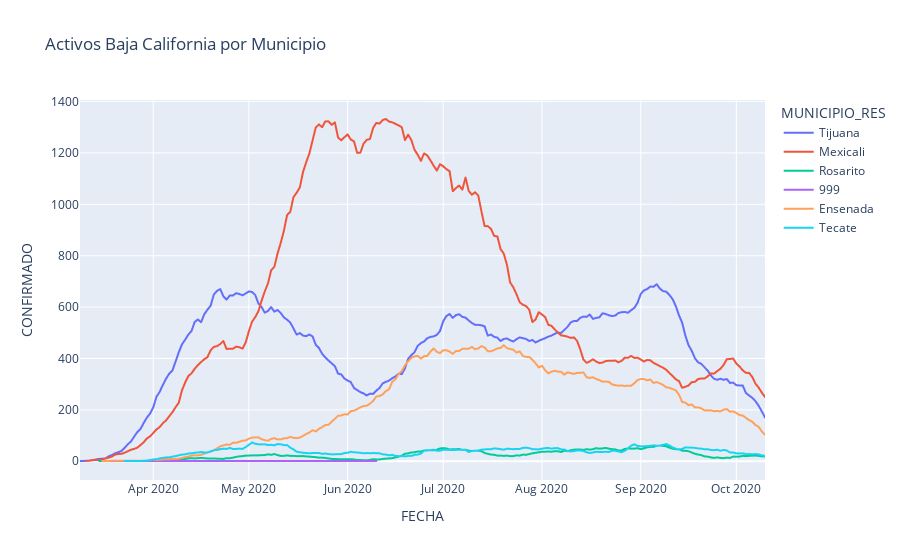

This figure's notebook cell:
### Markdown cell above
## Active Cases of Baja California

### Code cell
df = df_mx

di = {1:"Ensenada", 2: "Mexicali", 3:"Tecate",  4: "Tijuana", 5: "Rosarito"}

df = df.loc[(df['RESULTADO_LAB'] == 1)] # resultado = positivo SARS-COV-2 o Pendiente

df = df = df.loc[df['ENTIDAD_RES'] == 2] #entidad = Baja California

df = df.replace({"MUNICIPIO_RES": di})

df = df[['FECHA_SINTOMAS','RESULTADO_LAB','MUNICIPIO_RES']]

df.loc[df['RESULTADO_LAB'] == 1, 'CONFIRMADO'] = ['1']

df_by_date = df.groupby(["FECHA_SINTOMAS","MUNICIPIO_RES"],as_index=False).count()
df_by_date['FECHA_SINTOMAS'] = pd.to_datetime(df_by_date['FECHA_SINTOMAS'])

first_case_date = df_by_date['FECHA_SINTOMAS'].iloc[0]

last_case_date = df_by_date['FECHA_SINTOMAS'].iloc[-1]

delta = (last_case_date) - first_case_date       # as timedelta

active_df = pd.DataFrame()

for i in range(delta.days + 1):
    day = first_case_date + timedelta(days=i)

    df_by_date['FECHA'] = day
    
    active_date_minus_14_days = day - timedelta(days=11)
    mask = (df_by_date['FECHA_SINTOMAS'] >= active_date_minus_14_days) & (df_by_date['FECHA_SINTOMAS'] <= day)
    filtered_df=df_by_date.loc[mask]
    
    filtered_df = filtered_df.groupby(["FECHA","MUNICIPIO_RES"],as_index=False).sum()
    active_df = active_df.append(filtered_df)

fig = px.line(active_df, active_df.FECHA, active_df.CONFIRMADO, line_group= "MUNICIPIO_RES",
              color="MUNICIPIO_RES",
              title='Activos Baja California por Municipio')
fig.show()

### Figure 1 — Plotly figure (JSON) as saved in the notebook; plotly's stock layout.template omitted (floating-point values rounded to 4 significant figures; data arrays with more than 128 entries replaced by an {"elided": "..."} marker saying what was removed)
{"data": [{"hovertemplate": "MUNICIPIO_RES=Tijuana<br>FECHA=%{x}<br>CONFIRMADO=%{y}<extra></extra>", "legendgroup": "Tijuana", "line": {"color": "#636efa", "dash": "solid"}, "mode": "lines", "name": "Tijuana", "showlegend": true, "type": "scattergl", "x": {"elided": "216 str values"}, "xaxis": "x", "y": {"elided": "216 int values"}, "yaxis": "y"}, {"hovertemplate": "MUNICIPIO_RES=Mexicali<br>FECHA=%{x}<br>CONFIRMADO=%{y}<extra></extra>", "legendgroup": "Mexicali", "line": {"color": "#EF553B", "dash": "solid"}, "mode": "lines", "name": "Mexicali", "showlegend": true, "type": "scattergl", "x": {"elided": "214 str values"}, "xaxis": "x", "y": {"elided": "214 int values"}, "yaxis": "y"}, {"hovertemplate": "MUNICIPIO_RES=Rosarito<br>FECHA=%{x}<br>CONFIRMADO=%{y}<extra></extra>", "legendgroup": "Rosarito", "line": {"color": "#00cc96", "dash": "solid"}, "mode": "lines", "name": "Rosarito", "showlegend": true, "type": "scattergl", "x": {"elided": "210 str values"}, "xaxis": "x", "y": {"elided": "210 int values"}, "yaxis": "y"}, {"hovertemplate": "MUNICIPIO_RES=999<br>FECHA=%{x}<br>CONFIRMADO=%{y}<extra></extra>", "legendgroup": "999", "line": {"color": "#ab63fa", "dash": "solid"}, "mode": "lines", "name": "999", "showlegend": true, "type": "scattergl", "x": ["2020-03-16T00:00:00", "2020-03-17T00:00:00", "2020-03-18T00:00:00", "2020-03-19T00:00:00", "2020-03-20T00:00:00", "2020-03-21T00:00:00", "2020-03-22T00:00:00", "2020-03-23T00:00:00", "2020-03-24T00:00:00", "2020-03-25T00:00:00", "2020-03-26T00:00:00", "2020-03-27T00:00:00", "2020-03-28T00:00:00", "2020-03-29T00:00:00", "2020-04-01T00:00:00", "2020-04-02T00:00:00", "2020-04-03T00:00:00", "2020-04-04T00:00:00", "2020-04-05T00:00:00", "2020-04-06T00:00:00", "2020-04-07T00:00:00", "2020-04-08T00:00:00", "2020-04-09T00:00:00", "2020-04-10T00:00:00", "2020-04-11T00:00:00", "2020-04-12T00:00:00", "2020-04-13T00:00:00", "2020-04-14T00:00:00", "2020-05-04T00:00:00", "2020-05-05T00:00:00", "2020-05-06T00:00:00", "2020-05-07T00:00:00", "2020-05-08T00:00:00", "2020-05-09T00:00:00", "2020-05-10T00:00:00", "2020-05-11T00:00:00", "2020-05-12T00:00:00", "2020-05-13T00:00:00", "2020-05-14T00:00:00", "2020-05-15T00:00:00", "2020-05-16T00:00:00", "2020-05-17T00:00:00", "2020-05-28T00:00:00", "2020-05-29T00:00:00", "2020-05-30T00:00:00", "2020-05-31T00:00:00", "2020-06-01T00:00:00", "2020-06-02T00:00:00", "2020-06-03T00:00:00", "2020-06-04T00:00:00", "2020-06-05T00:00:00", "2020-06-06T00:00:00", "2020-06-07T00:00:00", "2020-06-08T00:00:00", "2020-06-09T00:00:00", "2020-06-10T00:00:00"], "xaxis": "x", "y": [1, 1, 1, 1, 1, 1, 1, 1, 1, 1, 1, 1, 1, 1, 1, 1, 1, 1, 1, 1, 1, 1, 1, 1, 1, 1, 1, 1, 1, 1, 1, 1, 1, 1, 1, 1, 1, 1, 1, 1, 1, 1, 1, 1, 1, 1, 1, 1, 1, 1, 1, 1, 1, 1, 1, 1], "yaxis": "y"}, {"hovertemplate": "MUNICIPIO_RES=Ensenada<br>FECHA=%{x}<br>CONFIRMADO=%{y}<extra></extra>", "legendgroup": "Ensenada", "line": {"color": "#FFA15A", "dash": "solid"}, "mode": "lines", "name": "Ensenada", "showlegend": true, "type": "scattergl", "x": {"elided": "209 str values"}, "xaxis": "x", "y": {"elided": "209 int values"}, "yaxis": "y"}, {"hovertemplate": "MUNICIPIO_RES=Tecate<br>FECHA=%{x}<br>CONFIRMADO=%{y}<extra></extra>", "legendgroup": "Tecate", "line": {"color": "#19d3f3", "dash": "solid"}, "mode": "lines", "name": "Tecate", "showlegend": true, "type": "scattergl", "x": {"elided": "202 str values"}, "xaxis": "x", "y": {"elided": "202 int values"}, "yaxis": "y"}], "layout": {"legend": {"title": {"text": "MUNICIPIO_RES"}, "tracegroupgap": 0}, "title": {"text": "Activos Baja California por Municipio"}, "xaxis": {"anchor": "y", "domain": [0, 1], "title": {"text": "FECHA"}}, "yaxis": {"anchor": "x", "domain": [0, 1], "title": {"text": "CONFIRMADO"}}}}
